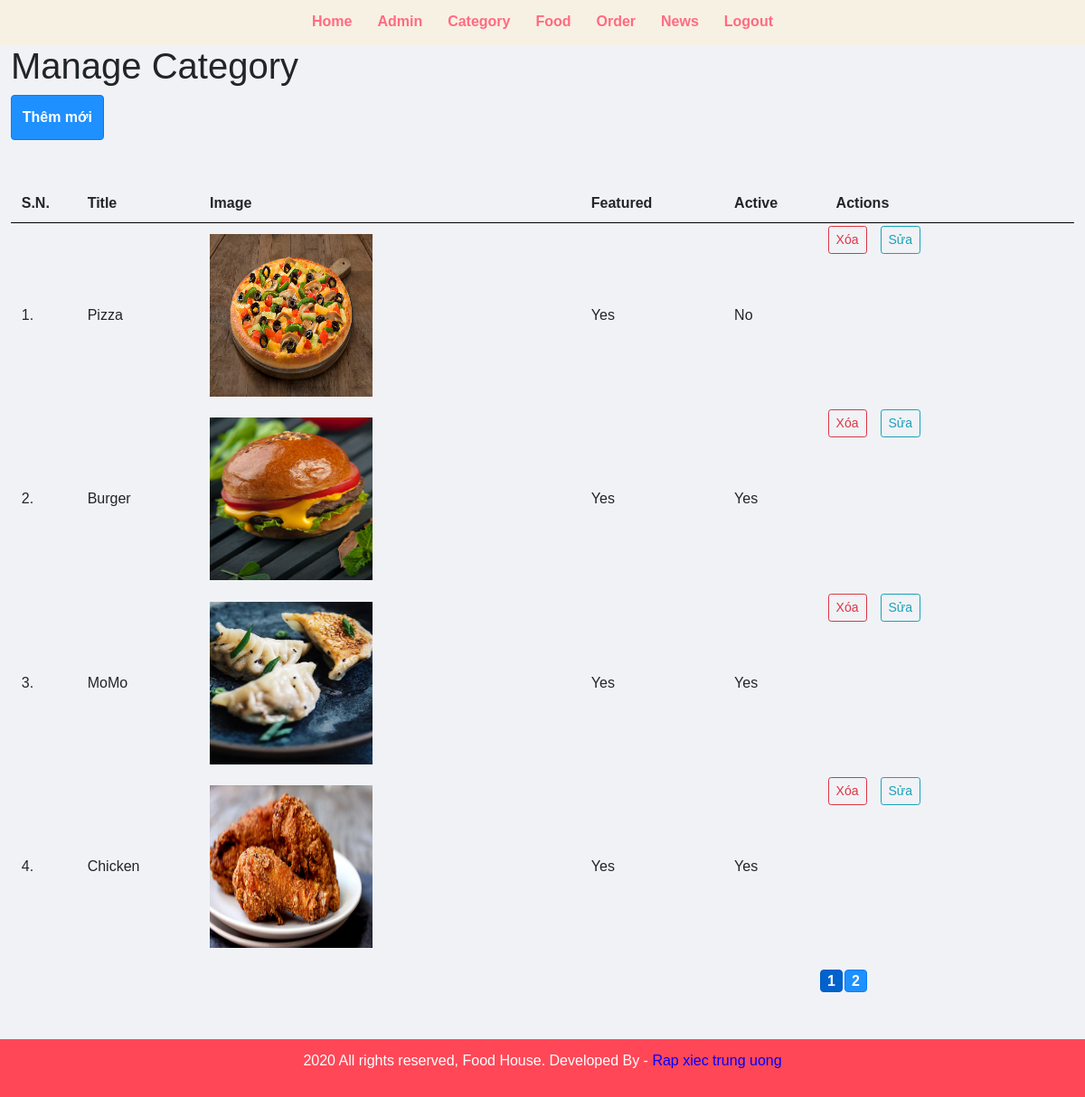
Screenshot of /view/admin/manage-category.php (signed in) with the database file from the repository.
### tables this page shows
CREATE TABLE `tbl_category` (
  `id` int(10) UNSIGNED NOT NULL,
  `title` varchar(100) NOT NULL,
  `image_name` varchar(255) NOT NULL,
  `featured` varchar(10) NOT NULL,
  `active` varchar(10) NOT NULL
);

### view/admin/manage-category.php (the view, shortened to what this page needs)
<?php include('partials/menu.php'); ?>
<div class="main-content">
    <div class="wrapper">
        <h1>Manage Category</h1>
                <button class="btn btn-primary btnAddNew">Thêm mới</button>
                <table class="tbl-full">
                    <tr>
                        <th>S.N.</th>
                        <th>Title</th>
                        <th>Image</th>
                        <th>Featured</th>
                        <th>Active</th>
                        <th>Actions</th>
                    </tr>
                    <?php
                        $sql = "SELECT * FROM tbl_category";
                        $res = mysqli_query($conn, $sql);
                        $count = mysqli_num_rows($res);
                        $sn=1;
                        if($count>0)
                        {
                            while($row=mysqli_fetch_assoc($res))
                            {
                                $id = $row['id'];
                                $title = $row['title'];
                                $image_name = $row['image_name'];
                                $featured = $row['featured'];
                                $active = $row['active'];
                                ?>
                                    <tr class="food-menu-box d-none">
                                        <td><?php echo $sn++; ?>. </td>
                                        <td><?php echo $title; ?></td>
                                        <td>
                                            <?php
                                                if($image_name!="")
                                                {
                                                    ?>
                                                    <img src="<?php echo Ppath; ?>images/category/<?php echo $image_name; ?>" style = "width: 180px;height: 180px; overflow:hidden" >
                                                    <?php
                                                }
                                                else
                                                {
                                                    echo "<div class='error'>Image not Added.</div>";
                                                }
                                            ?>
                                        </td>
                                        <td><?php echo $featured; ?></td>
                                        <td><?php echo $active; ?></td>
                                        <td class="d-flex">
                                            <form class="form-delete" action="" method="POST">
                                                <button name="btnDel" type="submit" class="btn btn-outline-danger btn-sm">Xóa</button>
                                            </form>
                                                <button id="btnEdit<?php echo $id; ?>" onclick="buttonEdit(this.id)"type="click" class="btn btn-outline-info btn-sm">Sửa</button>
                                        </td>
                                    </tr>
                                <?php
                            }
                        }
                        else
                        {
                            ?>
                            <tr>
                                <td colspan="6"><div class="error">No Category Added.</div></td>
                            </tr>
                            <?php
                        }
                    ?>
                </table>
    </div>
    <ul id="PageFragment">
        <?php
            echo "<li class='btn btn-primary active' onclick='changePage(1)'>1</li>";
        for($i = 2; $i <= ceil($count / 4) && $i < 6;$i++){
            echo "<li class='btn btn-primary' onclick='changePage(".$i.")'>".$i."</li>";
        }
        ?>
    </ul>
</div>
<?php include('partials/footer.php'); ?>

### public/css/admin.css (style rules this page uses)
* { margin: 0; padding: 0; font-family: Arial, Helvetica, sans-serif; }
.wrapper { padding: 1%; margin: 0 auto; }
.tbl-full { width: 100%; }
table tr th { border-bottom: 1px solid black; padding: 1%; text-align: left; }
table tr td { padding: 1%; }
.btn-primary { background-color: #1e90ff; padding: 1%; color: white; text-decoration: none; font-weight: bold; }
.main-content { background-color: #f1f2f6; padding: 3% 0; }
table { margin-top: 50px; }
table button { margin-right: 15px; }
#PageFragment { margin-right: 20%; text-align: right; }
#PageFragment li { padding: 0; width: 25px; height: 25px; margin: 0 1px; }

### rows the page displays
tbl_category: title "Pizza", image_name (picture), featured "Yes", active "No"
tbl_category: title "Burger", image_name (picture), featured "Yes", active "Yes"
tbl_category: title "MoMo", image_name (picture), featured "Yes", active "Yes"
tbl_category: title "Chicken", image_name (picture), featured "Yes", active "Yes"
